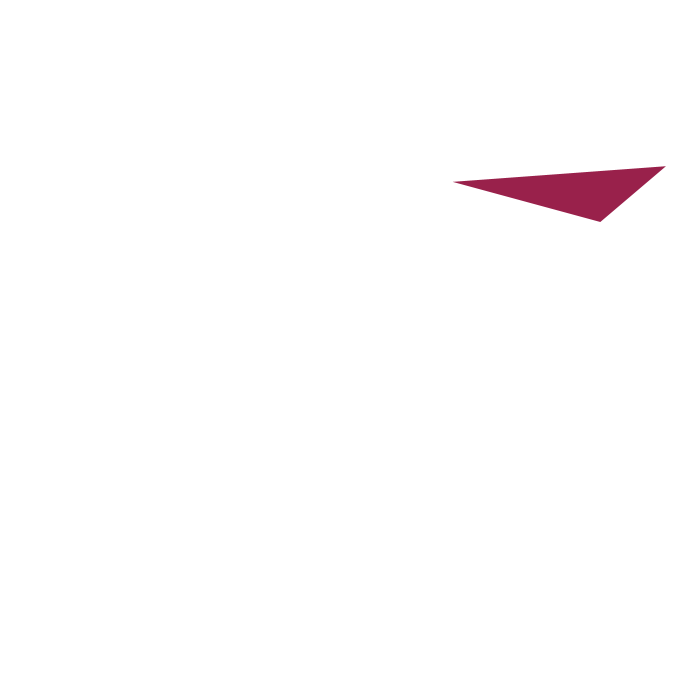
Frame 1 (no input)
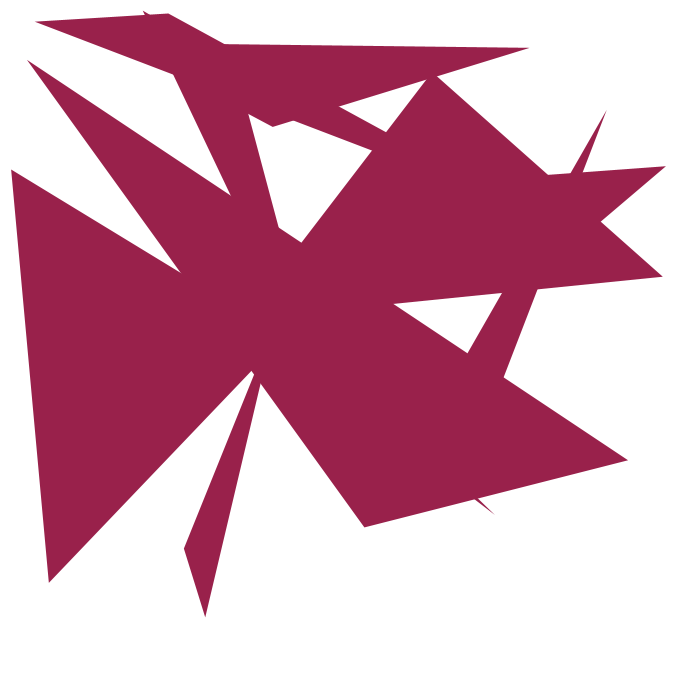
Frame 60 (the mouse pressed at the canvas centre just before this capture)
Frame 120 (the mouse held since frame 60 and released just before this capture): identical to frame 60, image omitted

The Processing sketch that drew these frames (run headless with seeded random() and noise(); from frame 60 on, the mouse is pressed at the canvas centre):

// Processing sketch: processing_163123
// ── processing_163123.pde

int count = 0;

void setup() {
  size(700,700);
  background(255);
}

void draw() {
  if (count<10) {
    noStroke();
    fill(153,33,75);
    triangle(random(width),random(height),random(width),random(height),random(width),random(height));
    count = count + 1;
  }
}
